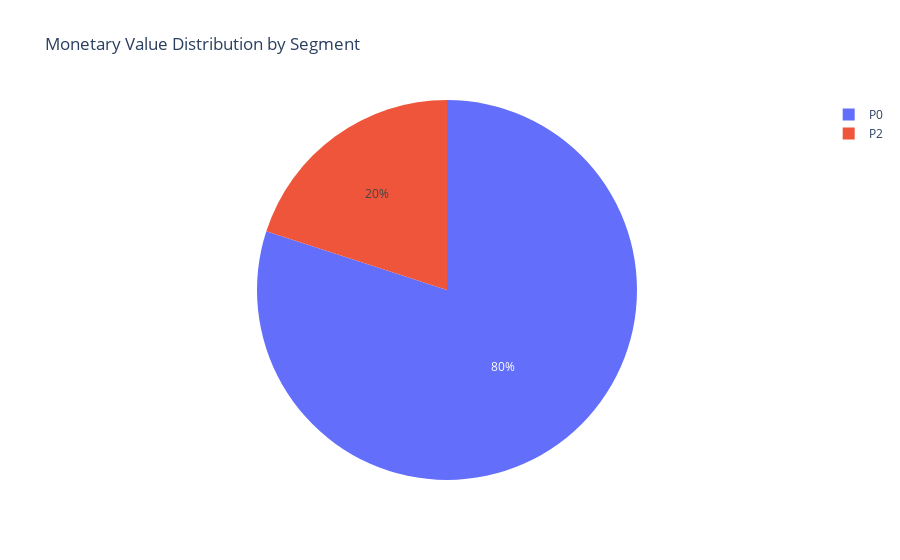

Notebook code cell kept with this figure:
### Code cell
segment_distribution = rfm.groupby('Segment')['monetary'].sum().reset_index()
fig = px.pie(segment_distribution, names='Segment', values='monetary', 
             title='Monetary Value Distribution by Segment')
fig.show()
fig.write_html('pie_plot.html')

### Figure 1 — Plotly figure (JSON) as saved in the notebook; plotly's stock layout.template omitted (floating-point values rounded to 4 significant figures)
{"data": [{"domain": {"x": [0, 1], "y": [0, 1]}, "hovertemplate": "Segment=%{label}<br>monetary=%{value}<extra></extra>", "labels": ["P0", "P2"], "legendgroup": "", "name": "", "showlegend": true, "type": "pie", "values": [6498293, 1624085]}], "layout": {"autosize": true, "legend": {"tracegroupgap": 0}, "title": {"text": "Monetary Value Distribution by Segment"}}}
